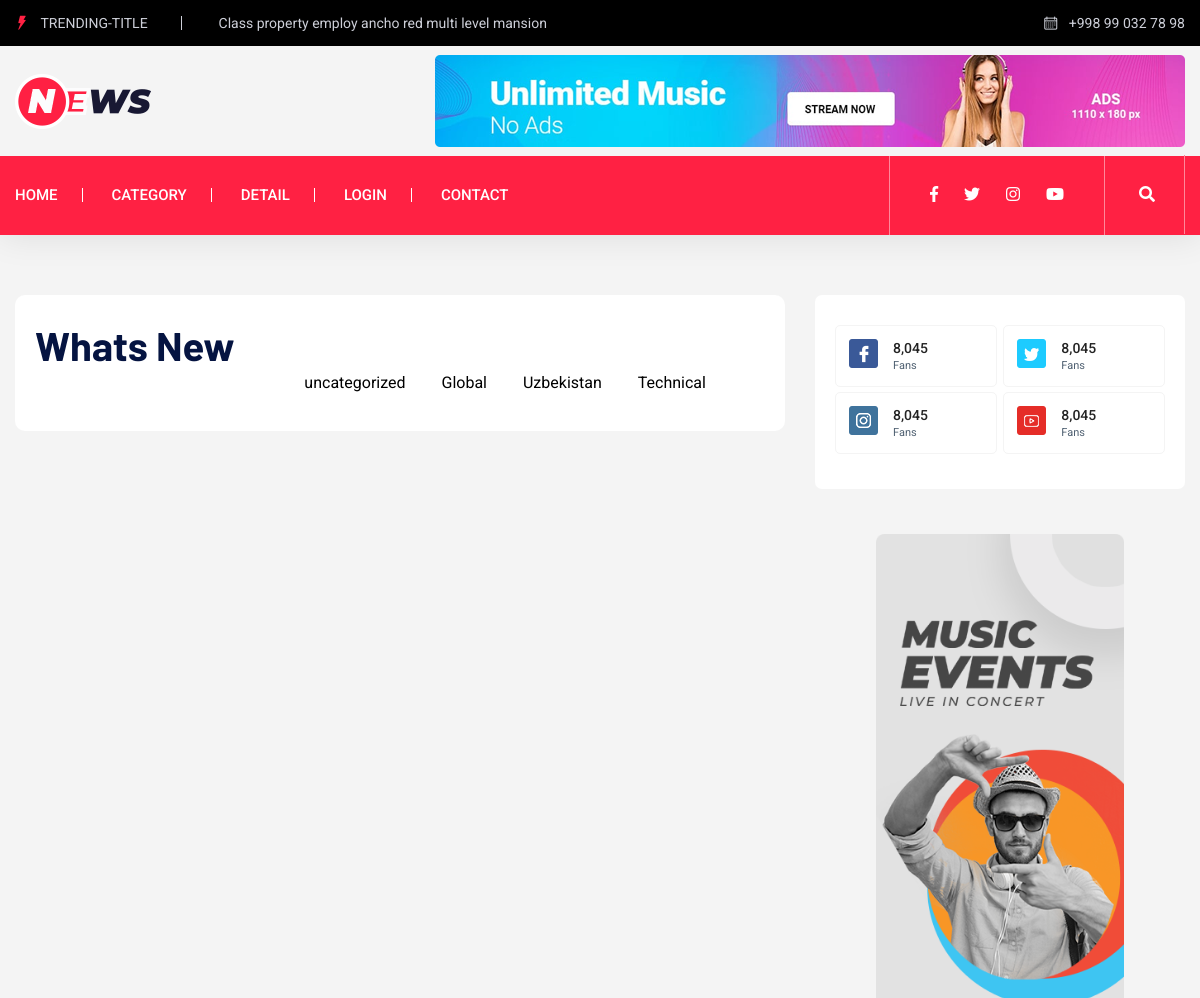
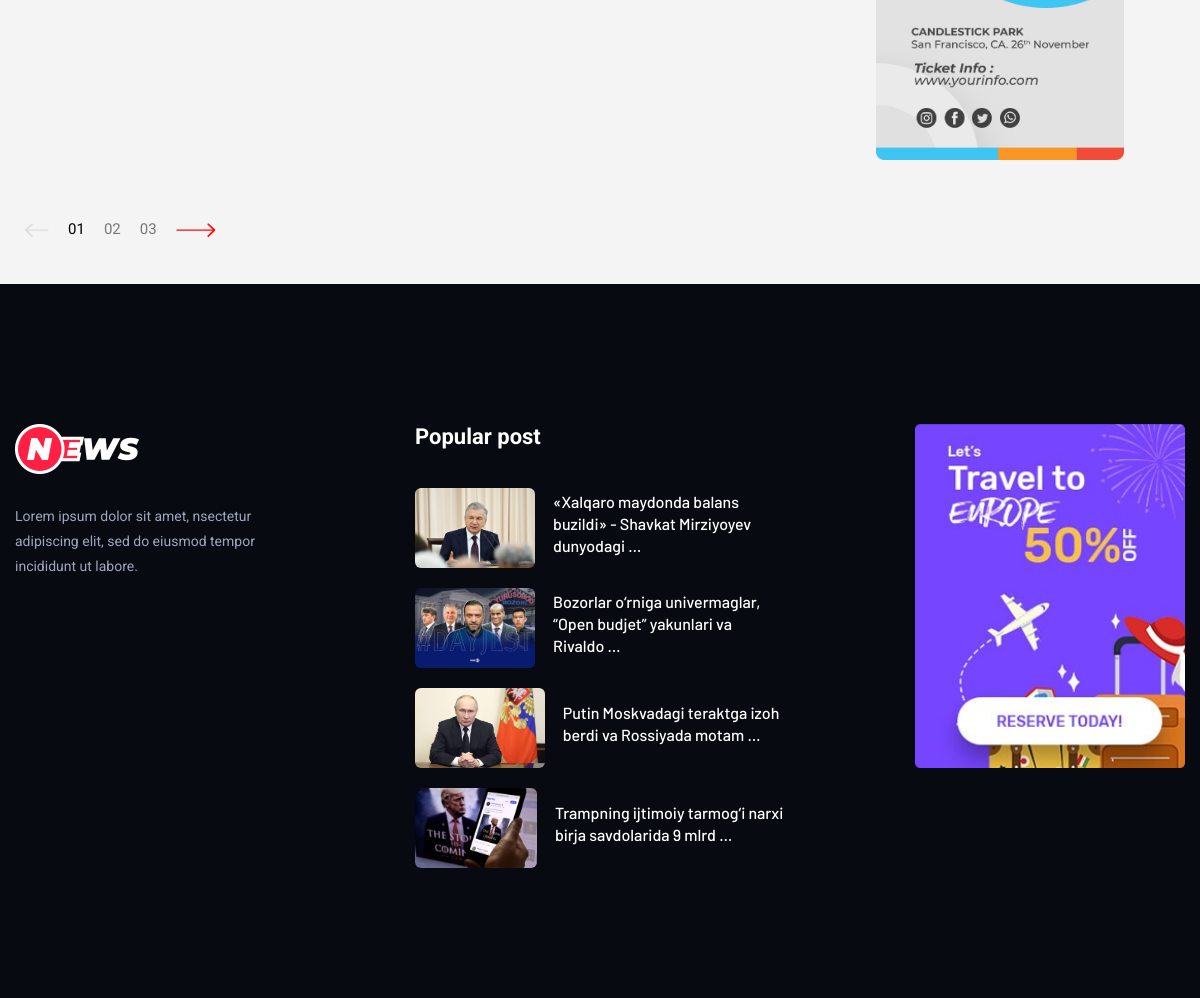
The page /category/uncategorized/ on the database its author committed (2 pictures, top to bottom).
### news/models.py (models this page shows, shortened)
class Types(models.Model):
    name = models.CharField(max_length=100)
    class Meta:
        verbose_name = 'Category'
        verbose_name_plural = 'Categories'

class News(models.Model):
    class StatusChoices(models.TextChoices):
        Publish = "PB", "Publish"
        Draft = "DR", "Draft"
    title = models.CharField(max_length=100)
    slug = models.SlugField()
    body = models.TextField()
    image = models.ImageField(upload_to='image/')
    type = models.ForeignKey(Types, on_delete=models.CASCADE)
    published = models.DateTimeField(auto_now_add=True)
    edited = models.DateTimeField(auto_now=True)
    status = models.CharField(max_length=2, choices=StatusChoices.choices, default=StatusChoices.Draft)
    class Meta:
        ordering = ['-id']
        verbose_name = 'New'
        verbose_name_plural = 'News'

### news/views.py (the view)
# urls.py: path('category/<str:which_type>/', get_absolute_category, name='category_detail'),
def get_absolute_category(request, which_type):
    data = News.objects.filter(type__name=which_type)
    return render(request, 'absolute_category.html', {'types': Types.objects.all(), 'data': data})

### news/custom_context_proccessor.py (called while the page is built)
def get_latest_news(request):
    latest_news = News.objects.all().order_by('-id')[:4]
    context = {
        'latest_news': latest_news
    }
    return context

### templates/absolute_category.html (shortened to what this page needs)
{% extends 'base.html' %}
{% load static %}
{% block content %}
<main>
    <div class="about-area2 gray-bg pt-60 pb-60">
        <div class="container">
                <div class="row">
                <div class="col-lg-8">
                    <div class="whats-news-wrapper">
                            <div class="row justify-content-between align-items-end mb-15">
                                <div class="col-xl-4">
                                    <div class="section-tittle mb-30">
                                        <h3>Whats New</h3>
                                    </div>
                                </div>
                                <div class="col-xl-8 col-md-9">
                                    <div class="">
                                            <div class="">
                                                {% for type in types %}
                                                    {% if forloop.first %}
                                                        <a style="color: black; display: inline;" class="nav-item nav-link active" href="{% url 'category_detail' type.name %}">{{ type.name }}</a>
                                                    {% else %}
                                                        <a style="color: black; display: inline;" class="nav-item nav-link" href="{% url 'category_detail' type.name  %}">{{ type.name }}</a>
                                                    {% endif %}
                                                {% endfor %}
                                            </div>
                                    </div>
                                </div>
                            </div>
                            <div class="row">
                                <div class="col-12">
                                </div>
                            </div>
                    </div>
                    </div>
                    <div class="col-lg-4">
                        <div class="single-follow mb-45">
                            <div class="single-box">
                                <div class="follow-us d-flex align-items-center">
                                    <div class="follow-social">
                                        <a href="#"><img src="{% static 'assets/img/news/icon-fb.png' %}" alt=""></a>
                                    </div>
                                    <div class="follow-count">
                                        <span>8,045</span>
                                        <p>Fans</p>
                                    </div>
                                </div>
                                <div class="follow-us d-flex align-items-center">
                                    <div class="follow-social">
                                        <a href="#"><img src="{% static 'assets/img/news/icon-tw.png' %}" alt=""></a>
                                    </div>
                                    <div class="follow-count">
                                        <span>8,045</span>
                                        <p>Fans</p>
                                    </div>
                                </div>
                                    <div class="follow-us d-flex align-items-center">
                                    <div class="follow-social">
                                        <a href="#"><img src="{% static 'assets/img/news/icon-ins.png' %}" alt=""></a>
                                    </div>
                                    <div class="follow-count">
                                        <span>8,045</span>
                                        <p>Fans</p>
                                    </div>
                                </div>
                                <div class="follow-us d-flex align-items-center">
                                    <div class="follow-social">
                                        <a href="#"><img src="{% static 'assets/img/news/icon-yo.png' %}" alt=""></a>
                                    </div>
                                    <div class="follow-count">
                                        <span>8,045</span>
                                        <p>Fans</p>
                                    </div>
                                </div>
                            </div>
                        </div>
                        <div class="news-poster d-none d-lg-block">
                            <img src="{% static 'assets/img/news/news_card.jpg' %}" alt="">
                        </div>
                    </div>
                </div>
        </div>
    </div>
    <div class="pagination-area  gray-bg pb-45">
        <div class="container">
            <div class="row">
                <div class="col-xl-12">
                    <div class="single-wrap">
                        <nav aria-label="Page navigation example">
                            <ul class="pagination justify-content-start">
                            <li class="page-item"><a class="page-link" href="#">
                            </span></a></li>
                                <li class="page-item active"><a class="page-link" href="#">01</a></li>
                                <li class="page-item"><a class="page-link" href="#">02</a></li>
                                <li class="page-item"><a class="page-link" href="#">03</a></li>
                            <li class="page-item"><a class="page-link" href="#">
                            </span></a></li>
                            </ul>
                        </nav>
                    </div>
                </div>
            </div>
        </div>
    </div>
</main>
{% endblock content %}

### templates/base.html (shortened to what this page needs)
{% load static %}
<!doctype html>
<html class="no-js" lang="eng">
<head>
    <link rel="stylesheet" href="{% static 'assets/css/bootstrap.min.css' %}">
    <link rel="stylesheet" href="{% static 'assets/css/owl.carousel.min.css' %}">
    <link rel="stylesheet" href="{% static 'assets/css/ticker-style.css' %}">
    <link rel="stylesheet" href="{% static 'assets/css/flaticon.css' %}">
    <link rel="stylesheet" href="{% static 'assets/css/slicknav.css' %}">
    <link rel="stylesheet" href="{% static 'assets/css/animate.min.css' %}">
    <link rel="stylesheet" href="{% static 'assets/css/magnific-popup.css' %}">
    <link rel="stylesheet" href="{% static 'assets/css/fontawesome-all.min.css' %}">
    <link rel="stylesheet" href="{% static 'assets/css/themify-icons.css' %}">
    <link rel="stylesheet" href="{% static 'assets/css/slick.css' %}">
    <link rel="stylesheet" href="{% static 'assets/css/nice-select.css' %}">
    <link rel="stylesheet" href="{% static 'assets/css/style.css' %}">
</head>
<body>
<header>
    <div class="header-area">
        <div class="main-header ">
            <div class="header-top black-bg d-none d-sm-block">
                <div class="container">
                    <div class="col-xl-12">
                        <div class="row d-flex justify-content-between align-items-center">
                            <div class="header-info-left">
                                <ul>
                                    {% if user.is_authenticated %}
                                        <form method="post" action="{% url 'logout' %}">
                                            {% csrf_token %}
                                            <button type="submit" class="title"><span class="flaticon-energy"></span>{{ user.username }}</button>
                                        </form>
                                    {% else %}
                                        <li class="title"><span class="flaticon-energy"></span> trending-title</li>
                                    {% endif %}
                                    <li>Class property employ ancho red multi level mansion</li>
                                </ul>
                            </div>
                            <div class="header-info-right">
                                <ul class="header-date">
                                    <li><span class="flaticon-calendar"></span> +998 99 032 78 98</li>
                                </ul>
                            </div>
                        </div>
                    </div>
                </div>
            </div>
            <div class="header-mid gray-bg">
                <div class="container">
                    <div class="row d-flex align-items-center">
                        <div class="col-xl-3 col-lg-3 col-md-3 d-none d-md-block">
                            <div class="logo">
                                <a href="{% url 'home' %}"><img src="{% static 'assets/img/logo/logo.png' %}" alt=""></a>
                            </div>
                        </div>
                        <div class="col-xl-9 col-lg-9 col-md-9">
                            <div class="header-banner f-right ">
                                <img src="{% static 'assets/img/gallery/header_card.png' %}" alt="">
                            </div>
                        </div>
                    </div>
                </div>
            </div>
            <div class="header-bottom header-sticky">
                <div class="container">
                    <div class="row align-items-center">
                        <div class="col-xl-8 col-lg-8 col-md-12 header-flex">
                            <div class="main-menu d-none d-md-block">
                                <nav>
                                    <ul id="navigation">
                                        <li><a href="{% url 'home' %}">Home</a></li>
                                        <li><a href="{% url 'category' %}">Category</a></li>
                                        <li><a href="latest_news.html">Detail</a></li>
                                        {% if user.is_authenticated %}
                                            <li><a href="#">{{ user.username }}</a>
                                                <ul class="submenu">
                                                    <li><a href="{% url 'profile' %}">Profile</a></li>
                                                    <li><a href="{% url 'logout' %}">Logout</a></li>
                                                </ul>
                                            </li>
                                        {% else %}
                                            <li><a href="{% url 'login' %}">Login</a></li>
                                        {% endif %}
                                        <li><a href="{% url 'contact' %}">Contact</a></li>
                                    </ul>
                                </nav>
                            </div>
                        </div>
                        <div class="col-xl-4 col-lg-4 col-md-4">
                            <div class="header-right f-right d-none d-lg-block">
                                <ul class="header-social">
                                    <li><a href="https://www.fb.com/sai4ull"><i class="fab fa-facebook-f"></i></a></li>
                                    <li><a href="#"><i class="fab fa-twitter"></i></a></li>
                                    <li><a href="#"><i class="fab fa-instagram"></i></a></li>
                                    <li> <a href="#"><i class="fab fa-youtube"></i></a></li>
                                </ul>
                                <div class="nav-search search-switch">
                                    <i class="fa fa-search"></i>
                                </div>
                            </div>
                        </div>
                        <div class="col-12">
                        </div>
                    </div>
                </div>
            </div>
        </div>
    </div>
</header>
{% block content %}
{% endblock content %}
<footer>
    <div class="footer-main footer-bg">
        <div class="footer-area footer-padding">
            <div class="container">
                <div class="row d-flex justify-content-between">
                    <div class="col-xl-3 col-lg-3 col-md-5 col-sm-8">
                        <div class="single-footer-caption mb-50">
                            <div class="single-footer-caption mb-30">
                                <div class="footer-logo">
                                    <a href="index.html"><img src="{% static 'assets/img/logo/logo2_footer.png' %}" alt=""></a>
                                </div>
                                <div class="footer-tittle">
                                    <div class="footer-pera">
                                        <p class="info1">Lorem ipsum dolor sit amet, nsectetur adipiscing elit, sed do eiusmod tempor incididunt ut labore.</p>
                                    </div>
                                </div>
                            </div>
                        </div>
                    </div>
                    <div class="col-xl-4 col-lg-4 col-md-5 col-sm-7">
                        <div class="single-footer-caption mb-50">
                            <div class="footer-tittle">
                                <h4>Popular post</h4>
                            </div>
                            {% for latest_news_detail in latest_news %}
                                <div class="whats-right-single mb-20">
                                    <div class="whats-right-img">
                                        <img style="height: 5rem;" src="{{ latest_news_detail.image.url }}" alt="">
                                    </div>
                                    <div class="whats-right-cap">
                                        <h4><a href="{% url 'detail_news' latest_news_detail.slug %}">{{ latest_news_detail.title|truncatewords:8 }}</a></h4>
                                    </div>
                                </div>
                            {% endfor %}
                        </div>
                    </div>
                    <div class="col-xl-3 col-lg-3 col-md-5 col-sm-7">
                        <div class="single-footer-caption mb-50">
                            <div class="banner">
                                <img src="{% static 'assets/img/gallery/body_card4.png' %}" alt="">
                            </div>
                        </div>
                    </div>
                </div>
            </div>
        </div>
    </div>
</footer>
</body>
</html>

### rows shown on the page
Types: name "uncategorized"
Types: name "Global"
Types: name "Uzbekistan"
Types: name "Technical"
News: image (picture), title "«Xalqaro maydonda balans buzildi» - Shavkat Mirziyoyev dunyodagi …"
News: image (picture), title "Bozorlar o‘rniga univermaglar, “Open budjet” yakunlari va Rivaldo …"
News: image (picture), title "Putin Moskvadagi teraktga izoh berdi va Rossiyada motam …"
News: image (picture), title "Trampning ijtimoiy tarmog‘i narxi birja savdolarida 9 mlrd …"
